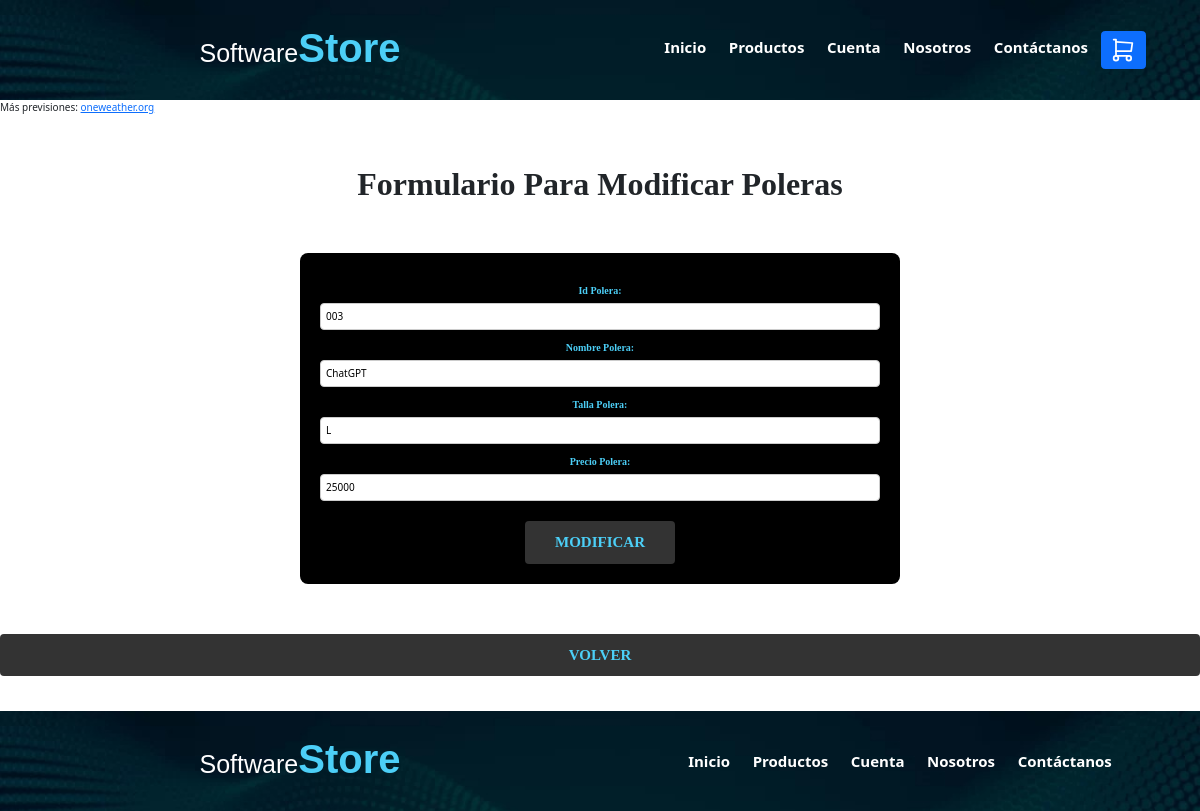
The app's page /poleras_edit/003/ with its own data.
### paginasWeb/models.py (models this page shows)
class Polera(models.Model):
    id_polera = models.CharField(primary_key=True, max_length=3)
    nombre = models.CharField(max_length=20)
    talla = models.CharField(max_length=1)
    precio = models.CharField(max_length=6)

### paginasWeb/views.py (the view, shortened to what this page needs)
# urls.py: path('poleras_edit/<str:pk>/', views.poleras_edit, name='poleras_edit'),
def poleras_edit(request, pk):
    polera = get_object_or_404(Polera, id_polera=pk)
    context = {
        'polera': polera,
    }
    return render(request, 'poleras_edit.html', context)

### paginasWeb/templates/poleras_edit.html (shortened to what this page needs)
{% extends 'base.html' %}
{% load static %}
{% block content %}
<div style="text-align: center;">
    <h2 class="h2__poleras">Formulario Para Modificar Poleras</h2>
    <div class="form__poleras-container">
        <form class="form__poleras" action="{% url 'poleras_edit' pk=polera.id_polera %}" method="post">
            <div class="form__group">
                <label class="form__label" for="id_polera">Id Polera:</label>
                <input class="form__input" type="text" name="id_polera" id="id_polera" value="{{ polera.id_polera }}" readonly>
            </div>
            <div class="form__group">
                <label class="form__label" for="nombre_polera">Nombre Polera:</label>
                <input class="form__input" type="text" name="nombre_polera" id="nombre_polera" value="{{ polera.nombre }}">
            </div>
            <div class="form__group">
                <label class="form__label" for="talla_polera">Talla Polera:</label>
                <input class="form__input" type="text" name="talla_polera" id="talla_polera" value="{{ polera.talla }}">
            </div>
            <div class="form__group">
                <label class="form__label" for="precio_polera">Precio Polera:</label>
                <input class="form__input" type="number" name="precio_polera" id="precio_polera" value="{{ polera.precio }}">
            </div>
            <input class="botton__agregar2" type="submit" name="opcion" value="Modificar">
        </form>
    </div>
    <a class="botton__volver" href="{% url 'crud' %}">Volver</a>
    <br>
</div>
{% endblock %}

### paginasWeb/static/css/base.css (style rules this page uses)
html { box-sizing: border-box; font-size: 62.5%; }
*, *:before, *:after { box-sizing: inherit; }

### paginasWeb/static/css/poleras_add.css (style rules this page uses)
.h2__poleras { font-family: Cambria, Cochin, Georgia, Times, 'Times New Roman', serif; text-align: center; margin-top: 50px; margin-bottom: 50px; font-weight: bold; font-size: xx-large; }
.form__poleras-container { display: flex; justify-content: center; margin-bottom: 50px; }
.form__poleras { padding: 2rem; background-color: black; font-size: 1rem; color: #4ccff7; border-radius: 8px; max-width: 600px; width: 100%; }
.form__group { margin: 1rem 0; display: flex; flex-direction: column; }
.form__label { font-family: Cambria, Cochin, Georgia, Times, 'Times New Roman', serif; font-weight: 700; margin-bottom: 0.5rem; color: #4ccff7; }
.form__input { padding: 0.5rem; font-size: 1rem; border: 1px solid #ccc; border-radius: 4px; }
.botton__agregar2 { font-family: Cambria, Cochin, Georgia, Times, 'Times New Roman', serif; color: #4ccff7; text-align: center; padding: 1rem 3rem; font-size: 1.5rem; text-transform: uppercase; font-weight: 700; border: none; background-color: #333; margin-top: 1rem; cursor: pointer; border-radius: 4px; }
.botton__volver { display: block; font-family: Cambria, Cochin, Georgia, Times, 'Times New Roman', serif; color: #4ccff7; padding: 1rem 3rem; font-size: 1.5rem; text-transform: uppercase; font-weight: 700; background-color: #333; text-decoration: none; margin: 2rem auto; text-align: center; border-radius: 4px; }

### records on screen
Polera: id_polera "003", nombre_polera "ChatGPT", talla_polera "L", precio_polera "25000"
